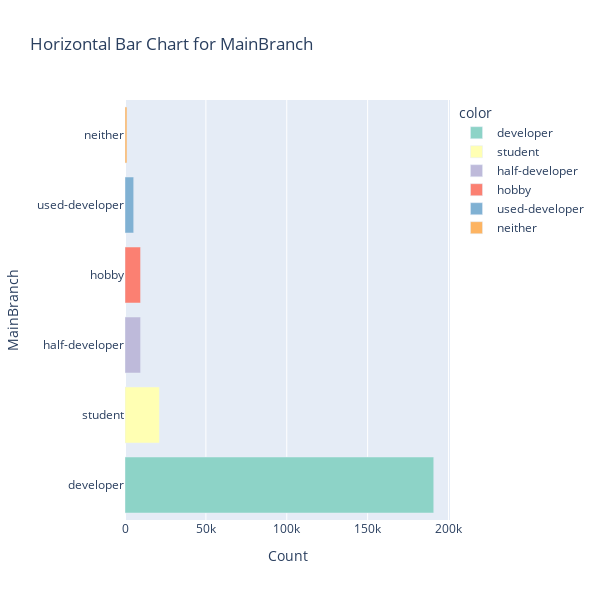
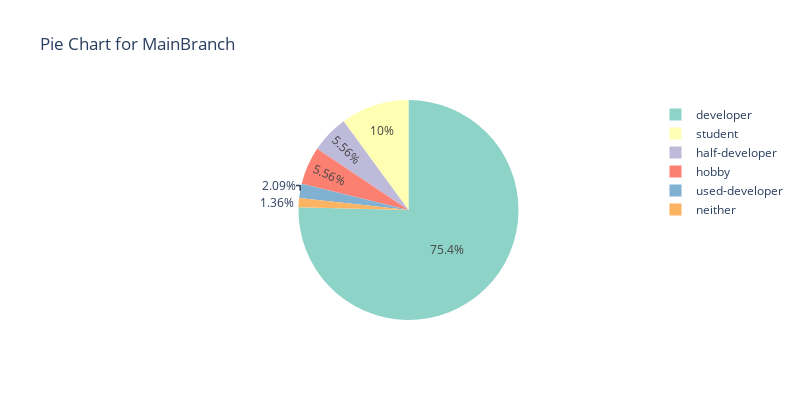

Notebook code cell kept with these figures, in order:
### Code cell
line = ['developer', 'student', 'half-developer', 'hobby', 'used-developer', 'neither']
display_horizontal_bar_chart(df_encoded, 'MainBranch', line)
display_pie_chart(df, 'MainBranch', line)

### Figure 1 — Plotly figure (JSON) as saved in the notebook; plotly's stock layout.template omitted (floating-point values rounded to 4 significant figures)
{"data": [{"alignmentgroup": "True", "hovertemplate": "color=developer<br>x=%{x}<br>y=%{y}<extra></extra>", "legendgroup": "developer", "marker": {"color": "rgb(141,211,199)", "pattern": {"shape": ""}}, "name": "developer", "offsetgroup": "developer", "orientation": "h", "showlegend": true, "textposition": "auto", "type": "bar", "x": [190878], "xaxis": "x", "y": ["developer"], "yaxis": "y"}, {"alignmentgroup": "True", "hovertemplate": "color=student<br>x=%{x}<br>y=%{y}<extra></extra>", "legendgroup": "student", "marker": {"color": "rgb(255,255,179)", "pattern": {"shape": ""}}, "name": "student", "offsetgroup": "student", "orientation": "h", "showlegend": true, "textposition": "auto", "type": "bar", "x": [21277], "xaxis": "x", "y": ["student"], "yaxis": "y"}, {"alignmentgroup": "True", "hovertemplate": "color=half-developer<br>x=%{x}<br>y=%{y}<extra></extra>", "legendgroup": "half-developer", "marker": {"color": "rgb(190,186,218)", "pattern": {"shape": ""}}, "name": "half-developer", "offsetgroup": "half-developer", "orientation": "h", "showlegend": true, "textposition": "auto", "type": "bar", "x": [9631], "xaxis": "x", "y": ["half-developer"], "yaxis": "y"}, {"alignmentgroup": "True", "hovertemplate": "color=hobby<br>x=%{x}<br>y=%{y}<extra></extra>", "legendgroup": "hobby", "marker": {"color": "rgb(251,128,114)", "pattern": {"shape": ""}}, "name": "hobby", "offsetgroup": "hobby", "orientation": "h", "showlegend": true, "textposition": "auto", "type": "bar", "x": [9628], "xaxis": "x", "y": ["hobby"], "yaxis": "y"}, {"alignmentgroup": "True", "hovertemplate": "color=used-developer<br>x=%{x}<br>y=%{y}<extra></extra>", "legendgroup": "used-developer", "marker": {"color": "rgb(128,177,211)", "pattern": {"shape": ""}}, "name": "used-developer", "offsetgroup": "used-developer", "orientation": "h", "showlegend": true, "textposition": "auto", "type": "bar", "x": [5370], "xaxis": "x", "y": ["used-developer"], "yaxis": "y"}, {"alignmentgroup": "True", "hovertemplate": "color=neither<br>x=%{x}<br>y=%{y}<extra></extra>", "legendgroup": "neither", "marker": {"color": "rgb(253,180,98)", "pattern": {"shape": ""}}, "name": "neither", "offsetgroup": "neither", "orientation": "h", "showlegend": true, "textposition": "auto", "type": "bar", "x": [1211], "xaxis": "x", "y": ["neither"], "yaxis": "y"}], "layout": {"barmode": "relative", "height": 600, "legend": {"title": {"text": "color"}, "tracegroupgap": 0}, "title": {"text": "Horizontal Bar Chart for MainBranch"}, "width": 600, "xaxis": {"anchor": "y", "domain": [0, 1], "title": {"text": "Count"}}, "yaxis": {"anchor": "x", "domain": [0, 1], "title": {"text": "MainBranch"}}}}

### Figure 2 — Plotly figure (JSON) as saved in the notebook; plotly's stock layout.template omitted (floating-point values rounded to 4 significant figures)
{"data": [{"customdata": [["developer"], ["student"], ["half-developer"], ["hobby"], ["used-developer"], ["neither"]], "domain": {"x": [0, 1], "y": [0, 1]}, "hovertemplate": "label=%{label}<br>value=%{value}<br>color=%{customdata[0]}<extra></extra>", "labels": ["developer", "student", "half-developer", "hobby", "used-developer", "neither"], "legendgroup": "", "marker": {"colors": ["rgb(141,211,199)", "rgb(255,255,179)", "rgb(190,186,218)", "rgb(251,128,114)", "rgb(128,177,211)", "rgb(253,180,98)"]}, "name": "", "showlegend": true, "type": "pie", "values": [67237, 8954, 4961, 4960, 1861, 1211]}], "layout": {"height": 400, "legend": {"tracegroupgap": 0}, "piecolorway": ["rgb(141,211,199)", "rgb(255,255,179)", "rgb(190,186,218)", "rgb(251,128,114)", "rgb(128,177,211)", "rgb(253,180,98)"], "title": {"text": "Pie Chart for MainBranch"}, "width": 800}}
